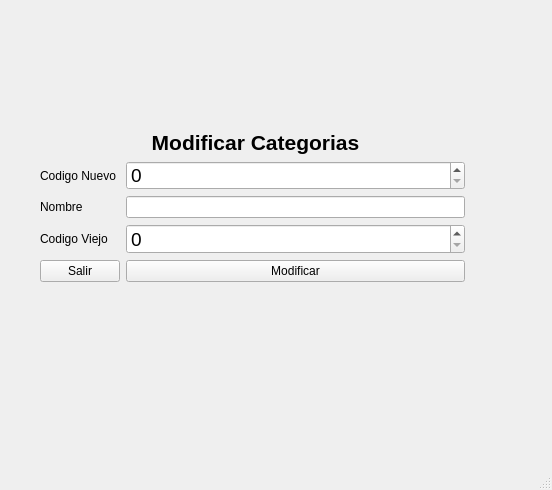
<?xml version="1.0" encoding="UTF-8"?>
<ui version="4.0">
 <class>ModificarCategorias</class>
 <widget class="QMainWindow" name="ModificarCategorias">
  <property name="geometry">
   <rect>
    <x>0</x>
    <y>0</y>
    <width>552</width>
    <height>490</height>
   </rect>
  </property>
  <property name="windowTitle">
   <string>MainWindow</string>
  </property>
  <widget class="QWidget" name="centralwidget">
   <widget class="QWidget" name="layoutWidget">
    <property name="geometry">
     <rect>
      <x>40</x>
      <y>130</y>
      <width>431</width>
      <height>152</height>
     </rect>
    </property>
    <layout class="QGridLayout" name="gridLayout">
     <item row="3" column="1">
      <widget class="QLineEdit" name="Nombre">
       <property name="maxLength">
        <number>25</number>
       </property>
      </widget>
     </item>
     <item row="5" column="0">
      <widget class="QPushButton" name="PBSalir">
       <property name="text">
        <string>Salir</string>
       </property>
      </widget>
     </item>
     <item row="1" column="1">
      <widget class="QSpinBox" name="SBCodigo">
       <property name="font">
        <font>
         <pointsize>14</pointsize>
        </font>
       </property>
       <property name="maximum">
        <number>999999999</number>
       </property>
      </widget>
     </item>
     <item row="1" column="0">
      <widget class="QLabel" name="label">
       <property name="styleSheet">
        <string notr="true">font: 75 12pt &quot;MS Shell Dlg 2&quot;;</string>
       </property>
       <property name="text">
        <string>Codigo Nuevo</string>
       </property>
      </widget>
     </item>
     <item row="3" column="0">
      <widget class="QLabel" name="label_2">
       <property name="styleSheet">
        <string notr="true">font: 75 12pt &quot;MS Shell Dlg 2&quot;;</string>
       </property>
       <property name="text">
        <string>Nombre</string>
       </property>
      </widget>
     </item>
     <item row="0" column="0" colspan="3">
      <widget class="QLabel" name="LTitulo">
       <property name="minimumSize">
        <size>
         <width>100</width>
         <height>0</height>
        </size>
       </property>
       <property name="font">
        <font>
         <pointsize>16</pointsize>
         <weight>75</weight>
         <bold>true</bold>
        </font>
       </property>
       <property name="text">
        <string>Modificar Categorias</string>
       </property>
       <property name="alignment">
        <set>Qt::AlignCenter</set>
       </property>
      </widget>
     </item>
     <item row="5" column="1">
      <widget class="QPushButton" name="PBAgregar">
       <property name="text">
        <string>Modificar</string>
       </property>
      </widget>
     </item>
     <item row="4" column="0">
      <widget class="QLabel" name="label_3">
       <property name="styleSheet">
        <string notr="true">font: 75 12pt &quot;MS Shell Dlg 2&quot;;</string>
       </property>
       <property name="text">
        <string>Codigo Viejo</string>
       </property>
      </widget>
     </item>
     <item row="4" column="1">
      <widget class="QSpinBox" name="SBCodigoViejo">
       <property name="font">
        <font>
         <pointsize>14</pointsize>
        </font>
       </property>
       <property name="maximum">
        <number>999999999</number>
       </property>
      </widget>
     </item>
    </layout>
   </widget>
  </widget>
  <widget class="QStatusBar" name="statusbar"/>
 </widget>
 <resources/>
 <connections/>
</ui>
